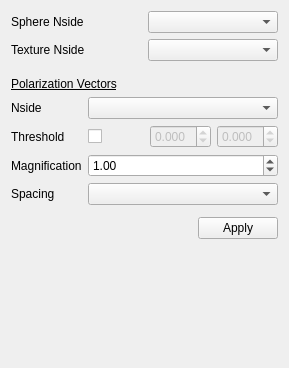
<?xml version="1.0" encoding="UTF-8"?>
<ui version="4.0">
 <class>MapOptions</class>
 <widget class="QWidget" name="MapOptions">
  <property name="geometry">
   <rect>
    <x>0</x>
    <y>0</y>
    <width>289</width>
    <height>368</height>
   </rect>
  </property>
  <property name="sizePolicy">
   <sizepolicy hsizetype="Expanding" vsizetype="Expanding">
    <horstretch>1</horstretch>
    <verstretch>0</verstretch>
   </sizepolicy>
  </property>
  <property name="windowTitle">
   <string>Form</string>
  </property>
  <layout class="QVBoxLayout" name="verticalLayout">
   <item>
    <layout class="QGridLayout" name="gridLayout">
     <item row="1" column="1">
      <widget class="QComboBox" name="comboTextureNside">
       <property name="sizePolicy">
        <sizepolicy hsizetype="Minimum" vsizetype="Fixed">
         <horstretch>0</horstretch>
         <verstretch>0</verstretch>
        </sizepolicy>
       </property>
      </widget>
     </item>
     <item row="1" column="0">
      <widget class="QLabel" name="label">
       <property name="text">
        <string>Texture Nside</string>
       </property>
      </widget>
     </item>
     <item row="0" column="0">
      <widget class="QLabel" name="label_2">
       <property name="text">
        <string>Sphere Nside</string>
       </property>
      </widget>
     </item>
     <item row="0" column="1">
      <widget class="QComboBox" name="comboTesselationNside">
       <property name="sizePolicy">
        <sizepolicy hsizetype="Minimum" vsizetype="Fixed">
         <horstretch>0</horstretch>
         <verstretch>0</verstretch>
        </sizepolicy>
       </property>
      </widget>
     </item>
    </layout>
   </item>
   <item>
    <spacer name="verticalSpacer_2">
     <property name="orientation">
      <enum>Qt::Vertical</enum>
     </property>
     <property name="sizeType">
      <enum>QSizePolicy::Fixed</enum>
     </property>
     <property name="sizeHint" stdset="0">
      <size>
       <width>17</width>
       <height>10</height>
      </size>
     </property>
    </spacer>
   </item>
   <item>
    <widget class="QLabel" name="label_3">
     <property name="font">
      <font>
       <underline>true</underline>
      </font>
     </property>
     <property name="text">
      <string>Polarization Vectors</string>
     </property>
    </widget>
   </item>
   <item>
    <layout class="QGridLayout" name="gridLayout_2">
     <item row="0" column="0">
      <widget class="QLabel" name="label_4">
       <property name="text">
        <string>Nside</string>
       </property>
      </widget>
     </item>
     <item row="0" column="1" colspan="2">
      <widget class="QComboBox" name="comboPVectorsNside">
       <property name="sizePolicy">
        <sizepolicy hsizetype="Minimum" vsizetype="Fixed">
         <horstretch>0</horstretch>
         <verstretch>0</verstretch>
        </sizepolicy>
       </property>
      </widget>
     </item>
     <item row="1" column="0">
      <widget class="QLabel" name="label_5">
       <property name="sizePolicy">
        <sizepolicy hsizetype="Preferred" vsizetype="Preferred">
         <horstretch>0</horstretch>
         <verstretch>0</verstretch>
        </sizepolicy>
       </property>
       <property name="text">
        <string>Threshold</string>
       </property>
      </widget>
     </item>
     <item row="1" column="2">
      <layout class="QHBoxLayout" name="horizontalLayout">
       <item>
        <widget class="QDoubleSpinBox" name="spinboxMinPolarization">
         <property name="enabled">
          <bool>false</bool>
         </property>
         <property name="decimals">
          <number>3</number>
         </property>
         <property name="minimum">
          <double>-1.000000000000000</double>
         </property>
         <property name="maximum">
          <double>1.000000000000000</double>
         </property>
         <property name="singleStep">
          <double>0.002000000000000</double>
         </property>
        </widget>
       </item>
       <item>
        <widget class="QDoubleSpinBox" name="spinboxMaxPolarization">
         <property name="enabled">
          <bool>false</bool>
         </property>
         <property name="decimals">
          <number>3</number>
         </property>
         <property name="minimum">
          <double>-1.000000000000000</double>
         </property>
         <property name="maximum">
          <double>1.000000000000000</double>
         </property>
         <property name="singleStep">
          <double>0.002000000000000</double>
         </property>
        </widget>
       </item>
      </layout>
     </item>
     <item row="2" column="0">
      <widget class="QLabel" name="label_6">
       <property name="text">
        <string>Magnification</string>
       </property>
      </widget>
     </item>
     <item row="2" column="1" colspan="2">
      <widget class="QDoubleSpinBox" name="spinboxMagnification">
       <property name="minimum">
        <double>0.500000000000000</double>
       </property>
       <property name="maximum">
        <double>4.000000000000000</double>
       </property>
       <property name="singleStep">
        <double>0.020000000000000</double>
       </property>
       <property name="value">
        <double>1.000000000000000</double>
       </property>
      </widget>
     </item>
     <item row="1" column="1">
      <widget class="QCheckBox" name="checkPVectorsThreshold">
       <property name="text">
        <string/>
       </property>
       <property name="tristate">
        <bool>true</bool>
       </property>
      </widget>
     </item>
     <item row="3" column="0">
      <widget class="QLabel" name="label_7">
       <property name="text">
        <string>Spacing</string>
       </property>
      </widget>
     </item>
     <item row="3" column="1" colspan="2">
      <widget class="QComboBox" name="comboVectorsSpacing"/>
     </item>
    </layout>
   </item>
   <item>
    <spacer name="verticalSpacer_3">
     <property name="orientation">
      <enum>Qt::Vertical</enum>
     </property>
     <property name="sizeType">
      <enum>QSizePolicy::Fixed</enum>
     </property>
     <property name="sizeHint" stdset="0">
      <size>
       <width>20</width>
       <height>6</height>
      </size>
     </property>
    </spacer>
   </item>
   <item>
    <layout class="QHBoxLayout" name="horizontalLayout_2">
     <item>
      <spacer name="horizontalSpacer">
       <property name="orientation">
        <enum>Qt::Horizontal</enum>
       </property>
       <property name="sizeHint" stdset="0">
        <size>
         <width>40</width>
         <height>20</height>
        </size>
       </property>
      </spacer>
     </item>
     <item>
      <widget class="QPushButton" name="applyButton">
       <property name="layoutDirection">
        <enum>Qt::RightToLeft</enum>
       </property>
       <property name="text">
        <string>Apply</string>
       </property>
      </widget>
     </item>
    </layout>
   </item>
   <item>
    <spacer name="verticalSpacer">
     <property name="orientation">
      <enum>Qt::Vertical</enum>
     </property>
     <property name="sizeHint" stdset="0">
      <size>
       <width>20</width>
       <height>40</height>
      </size>
     </property>
    </spacer>
   </item>
  </layout>
 </widget>
 <resources/>
 <connections/>
</ui>
